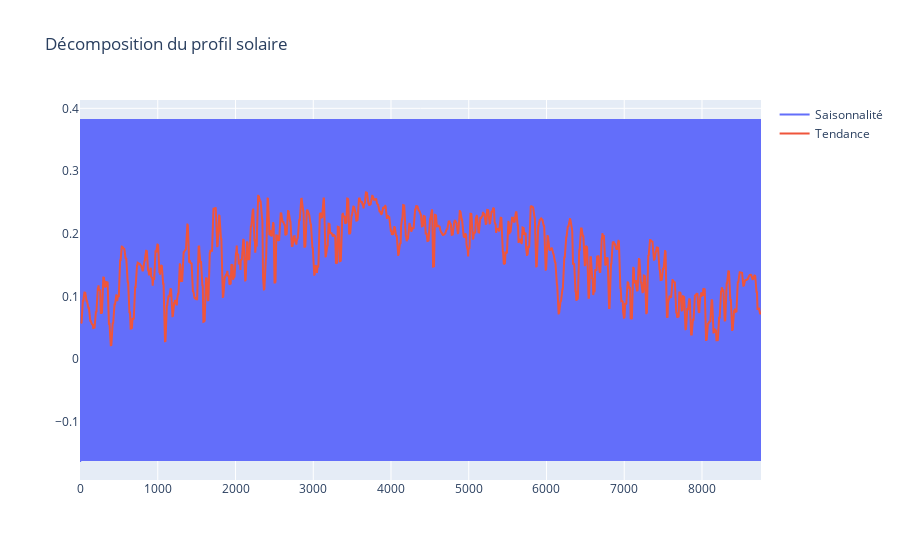

The notebook cell saved with this chart:
### Code cell
d_pv_s = pd.DataFrame(decomp_pv.seasonal)
d_pv_o = pd.DataFrame(decomp_pv.observed)
d_pv_o = d_pv_o.ffill()
d_pv_t = pd.DataFrame(decomp_pv.trend)
d_pv_t = d_pv_t.ffill()
d_pv_r = pd.DataFrame(decomp_pv.resid)
d_pv_r = d_pv_r.ffill()

fig = go.Figure()
fig.add_trace(go.Line(y=d_pv_s["seasonal"], name='Saisonnalité'))
fig.add_trace(go.Line(y=d_pv_t["trend"], name='Tendance'))
#fig.add_trace(go.Line(y=d_pv_r["resid"], name='Residuel'))
#fig.add_trace(go.Line(y=d_pv_o["pv"], name='Brut'))
fig.update_layout(title='Décomposition du profil solaire',
                          yaxis_zeroline=False, xaxis_zeroline=False)
fig.show()

### Figure 1 — Plotly figure (JSON) as saved in the notebook; plotly's stock layout.template omitted (floating-point values rounded to 4 significant figures; data arrays with more than 128 entries replaced by an {"elided": "..."} marker saying what was removed)
{"data": [{"name": "Saisonnalité", "type": "scatter", "y": {"elided": "8760 float values"}}, {"name": "Tendance", "type": "scatter", "y": {"elided": "8760 float values"}}], "layout": {"title": {"text": "Décomposition du profil solaire"}, "xaxis": {"zeroline": false}, "yaxis": {"zeroline": false}}}
